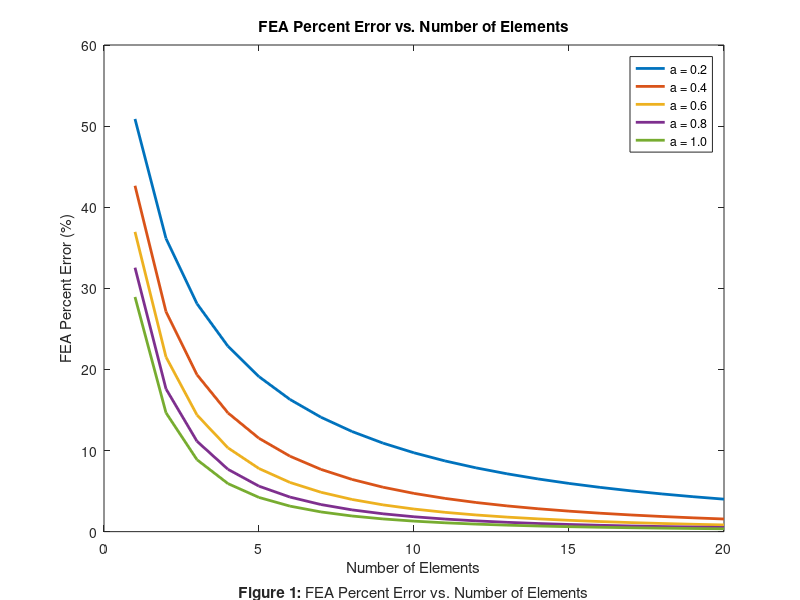

MATLAB code for this plot:
%% RAHUL GOYAL HW7
% ME 328 Fall 2018 - Homework Assignment #7
%
% *Author:* RAHUL GOYAL
%
% California Polytechnic State University, San Luis Obispo, CA
%
% *Date Created:* November 26, 2018
%
% *Date Modified:* November 28, 2018
%
% *Description:*
% The objective of this assignment is to set up a program to solve the
% tapered beam problem presented below. The task is to derive the exact
% solution and look at how the finite element solution converges to the
% exact solution as the number of elements is increased.



%% Reset
close all;
clear all;
clc;



%% Constants / Given Values

b = 3;                          % Base (in)
t = 0.1;                        % Thickness (in)
L = 10;                         % Length (in)
P = 1000;                       % Force (lb)
E = 30*10^6;                    % Young's Modulus (psi)

a = 0.2:0.2:1.0;                % Solve with a = [0.2, 0.4, 0.6, 0.8, 1.0]
elements = 1:20;                % Solve with elements = [1, 2, ..., 20]



%% Exact Solution

% Create empty delta matrix
delta_exact = zeros(length(a), 1);

% Loop: a = [0.2, 0.4, 0.6, 0.8, 1.0]
for a_i = a
    % Store beam displacement for given a
    delta_exact(int8(a_i*5)) = P*L/(E*b*t) * log(L/a_i);
end



%% Finite Element Analysis

% Create empty delta matrix
delta_FEA = zeros(length(a), length(elements));

% Loop: a = [0.2, 0.4, 0.6, 0.8, 1.0]
for a_i = a
    % Loop: elements = [1, 2, ..., 20]
    for e_i = elements

        % Create the Elemental Stiffness Matrices
        k_i = zeros(e_i, 2, 2);         % Create empty elemental matrices
        L_i = (L-a_i) / e_i;            % Element length (in) [constant]
        for i = e_i:-1:1                % Loop: i = [elements, ..., 2, 1]
            % Elemental average area (in^2)
            A_i = b * t/L*(a_i + i*L_i - L_i/2);
            % Elemental stiffness matrix (lb/in)
            k_i(1+(e_i-i), :, :) = [A_i*E/L_i, -A_i*E/L_i;
                                           -A_i*E/L_i, A_i*E/L_i];
        end

        % Combine Elemental Stiffness Matrices
        k = zeros(e_i+1);               % Create empty global stiffness matrix
        for i = 1:e_i                   % Loop: i = [1, 2, ..., elements]
            % Add elemental matrix in correct position to global matrix
            k(i:i+1, i:i+1) = k(i:i+1, i:i+1) + squeeze(k_i(i, :, :));
        end

        % Reduce Global Stiffness Matrix
        k = k(2:e_i+1, 2:e_i+1);        % Delete first row and column

        % Form Force Vector
        F = zeros(e_i, 1);              % Create empty force vector
        F(e_i) = P;                     % Set force on last element to P

        % Invert Global Stiffness Matrix
        k_inv = inv(k);                 % Invert global stiffnes matrix

        % Solve for Displacement Vector
        delta_i = k_inv*F;              % Displacement of each element
        % Store beam displacement for given a and number of elements
        delta_FEA(int8(a_i*5), e_i) = delta_i(end);

    end
end



%% FEA Percent Error vs. Number of Elements

% Create empty error matrix
error = zeros(length(a), length(elements));

% Loop: a = [0.2, 0.4, 0.6, 0.8, 1.0]
for a_i = a
    i_a = int8(a_i*5);          % Convert a_i to iteration number
    % Store relative error for given a
    error(i_a, :) = (delta_FEA(i_a, :) - delta_exact(i_a))/delta_exact(i_a);
end

% Plot
plot(elements, abs(error*100), 'LineWidth', 2)
title('FEA Percent Error vs. Number of Elements');
xlabel({'Number of Elements'
        ''
        % Figure label
        '\bfFigure 1: \rmFEA Percent Error vs. Number of Elements'});
ylabel('FEA Percent Error (%)');
legend('a = 0.2', 'a = 0.4', 'a = 0.6', 'a = 0.8', 'a = 1.0');